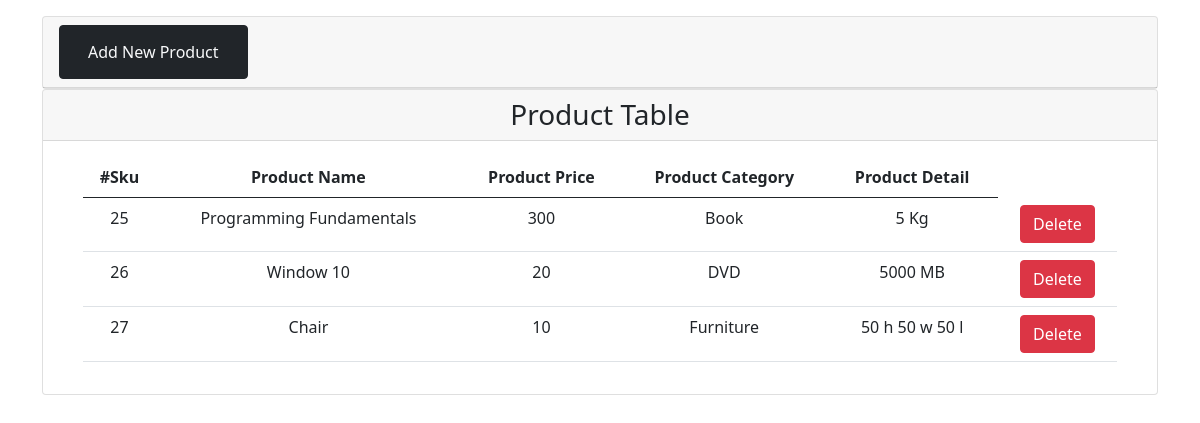
The page / on the database its author committed.
### tables this page shows
CREATE TABLE `product_tb` (
  `Sku` int(11) NOT NULL,
  `Name` varchar(50) NOT NULL,
  `Price` int(11) NOT NULL,
  `ProductType` varchar(50) NOT NULL,
  `ProductDetail` varchar(50) NOT NULL
);

### classes/DbConfig.php (called while the page is built, shortened)
<?php
class DbConfig
{
	private $_host = 'localhost';
	private $_username = 'root';
	private $_password = '';
	private $_database = 'test';
	protected $connection;
	public function __construct()
	{
		if (!isset($this->connection)) {
			$this->connection = new mysqli($this->_host, $this->_username, $this->_password, $this->_database);
		}
		return $this->connection;
	}
}
?>

### classes/Product.php (called while the page is built, shortened)
<?php
include_once 'DbConfig.php';
class Product extends DbConfig
{
	public function getData($query)
	{
		$result = $this->connection->query($query);
		$rows = array();
		while ($row = $result->fetch_assoc()) {
			$rows[] = $row;
		}
		return $rows;
	}
}
?>

### index.php (the view, shortened to what this page needs)
<?php
include_once("classes/Product.php");
$crud = new Product();
$query = "SELECT * FROM product_tb  ORDER BY Sku ASC";
$result = $crud->getData($query);
?>
<!doctype html>
<html lang="en">
<head>
	<link href="https://cdn.jsdelivr.net/npm/bootstrap@5.0.2/dist/css/bootstrap.min.css" rel="stylesheet">
</head>
<body>
	<div class="container my-3">
		<div class="row">
			<div class="col-lg-12">
				<div class="card">
					<div class="card-header ">
						<div class="btn  btn-dark ">
							<a href="add.html" class="nav-link text-light">Add New Product</a>
						</div>
					</div>
				</div>
			</div>
			<div class="col-lg-12">
				<div class="card">
					<div class="card-header text-center h3">
						Product Table
					</div>
					<div class="card-body">
						<div class="container">
							<div class="row">
								<div class="col-lg-12">
									<div class="table-responsive">
										<table class="table text-center">
											<thead>
												<tr>
													<th scope="col">#Sku</th>
													<th scope="col">Product Name</th>
													<th scope="col">Product Price</th>
													<th scope="col">Product Category</th>
													<th scope="col">Product Detail</th>
												</tr>
											</thead>
											<tbody>
												<?php
												foreach ($result as $key => $res) {
													echo "<tr>";
													echo "<td>" . $res['Sku'] . "</td>";
													echo "<td>" . $res['Name'] . "</td>";
													echo "<td>" . $res['Price'] . "</td>";
													echo "<td>" . $res['ProductType'] . "</td>";
													echo "<td>" . $res['ProductDetail'] . "</td>";
													echo "<td> <a class='btn btn-danger' href=\"delete.php?id=$res[Sku]\" onClick=\"return confirm('Are you sure you want to delete?')\">Delete</a></td>";
												}
												?>
											</tbody>
										</table>
									</div>
								</div>
							</div>
						</div>
					</div>
				</div>
			</div>
		</div>
	</div>
</body>
</html>

### rows shown on the page
product_tb: Sku "25", Name "Programming Fundamentals", Price "300", ProductType "Book", ProductDetail "5 Kg"
product_tb: Sku "26", Name "Window 10", Price "20", ProductType "DVD", ProductDetail "5000 MB"
product_tb: Sku "27", Name "Chair", Price "10", ProductType "Furniture", ProductDetail "50 h 50 w 50 l"
